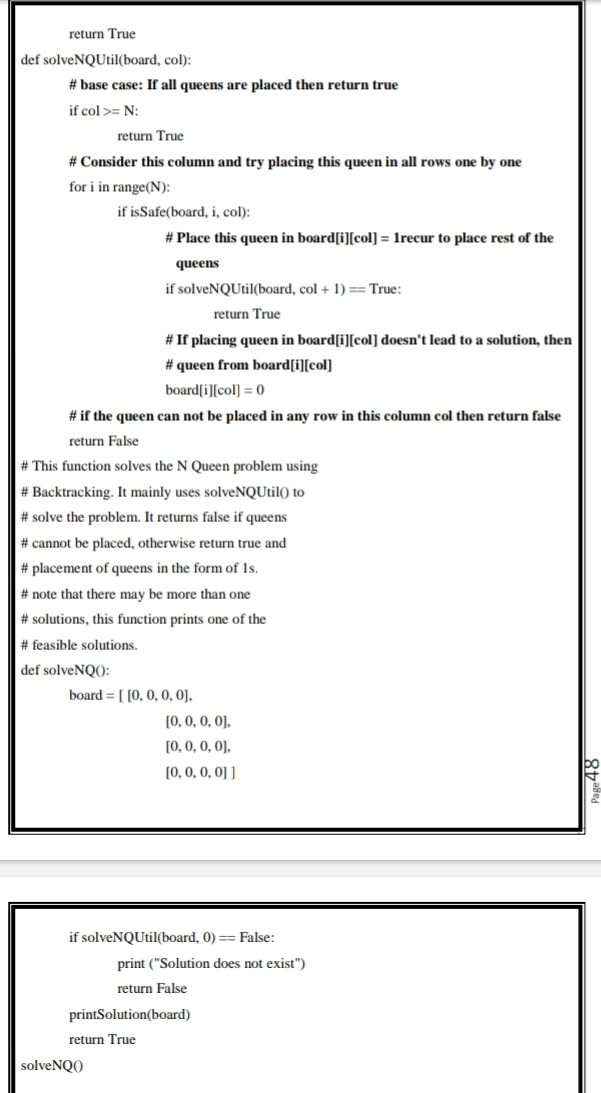
#> input picture uploads/upload.jpeg, 601 x 1093 px, found by its file name
$ python Handwriting_To_Text_Converter.py
#> lines starting #> are read from the running program, lines starting #| are printed output that depends on the picture; after the words box and inside, x2 and y2 are one past the last pixel; in counts of white or black regions, pixels touching at a corner belong together
import cv2
import pytesseract
import numpy
image_path = r"uploads\upload.jpeg"
image = cv2.imread(image_path)
#> image is the input picture: shape (1093, 601, 3); mean B, G, R 239.6, 239.8, 239.7
gray_image = cv2.cvtColor(image, cv2.COLOR_BGR2GRAY)
# whitelist=['qwertyuiopasdfghjklzxcvbnm,QWERTYUIOPASDFGHJKLZXCVBNM1234567890!@#$%^&*(): ']
kernel=numpy.ones((5,5),dtype=int)
image=cv2.erode(image,kernel,iterations=1)
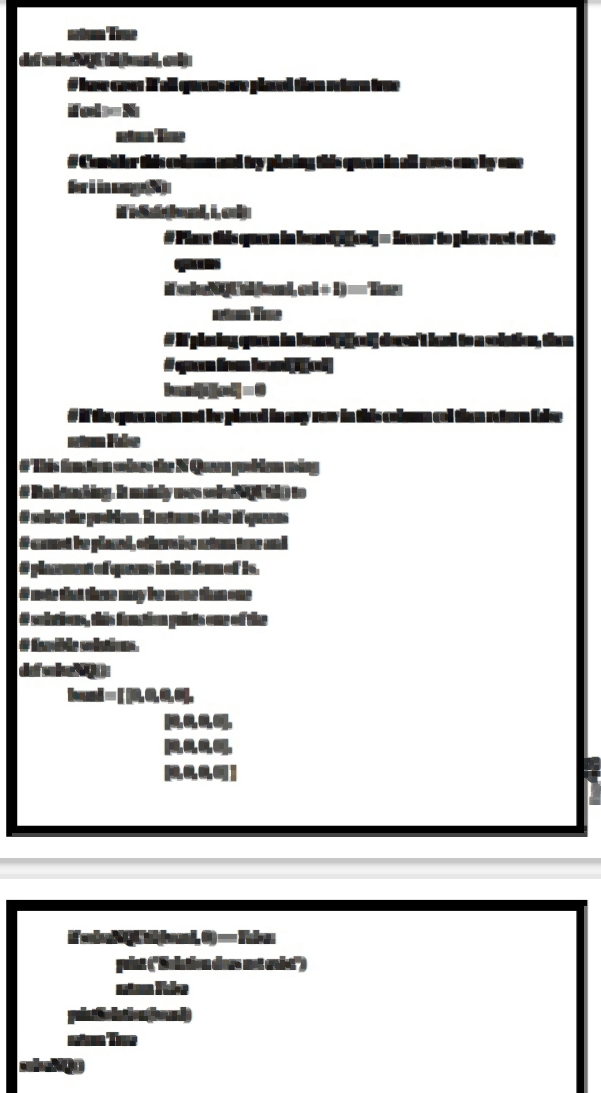
#> image: shape (1093, 601, 3); mean B, G, R 217.3, 217.6, 217.7
image=cv2.dilate(image,kernel,iterations=1)
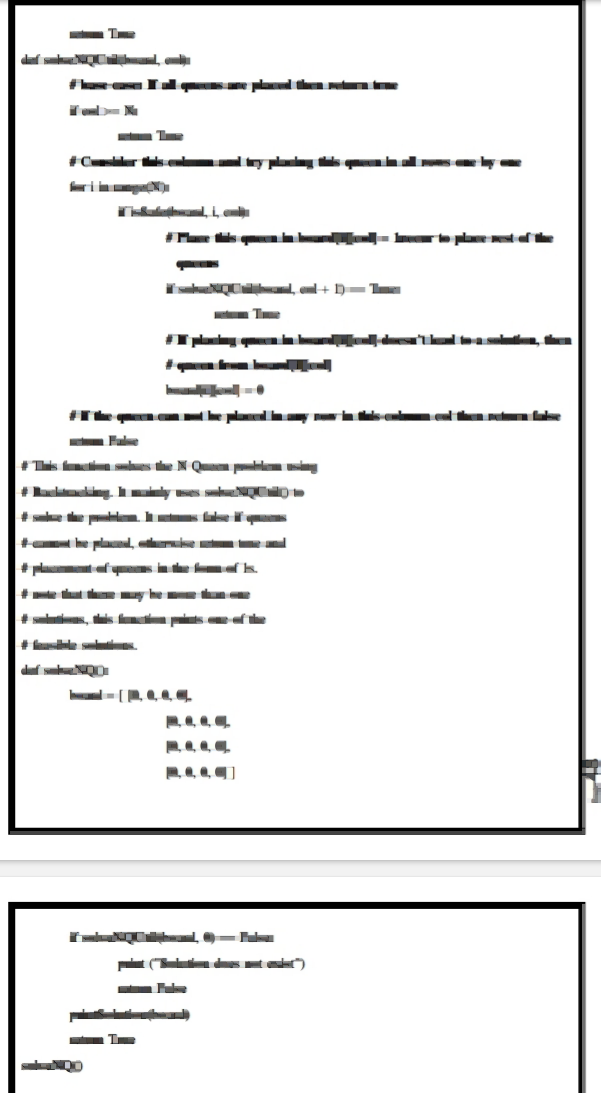
#> image: shape (1093, 601, 3); mean B, G, R 234.1, 234.3, 234.3
image=cv2.threshold(gray_image,0,255,cv2.THRESH_BINARY_INV+cv2.THRESH_OTSU)[1]
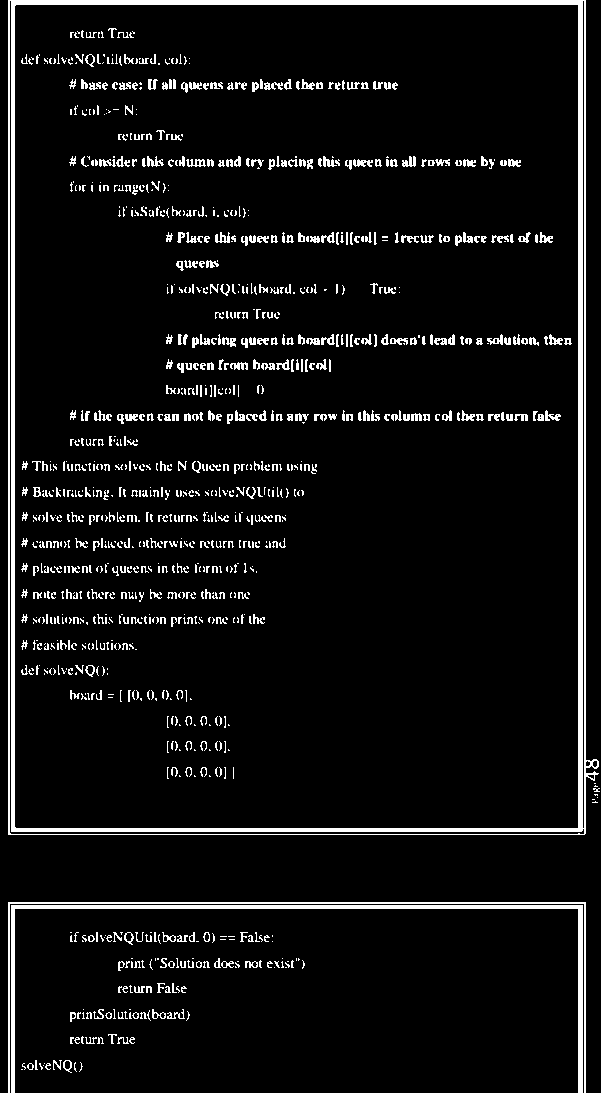
#> image: shape (1093, 601); 6.8% white; 1109 white regions (663 under 20 px), largest, box (x1, y1, x2, y2) and area: (8, 0, 599, 835) 16591, (11, 905, 583, 1093) 3944, (8, 902, 586, 1093) 1912
image=cv2.bitwise_not(image)

cv2.imshow('test',image)
cv2.waitKey(0)
# text = pytesseract.image_to_string(image,lang='eng', config=f"--oem 1 --psm 1 -c tessedit_char_whitelist={whitelist}")
#> (the run stopped early here; a loop or call above may not have finished)
